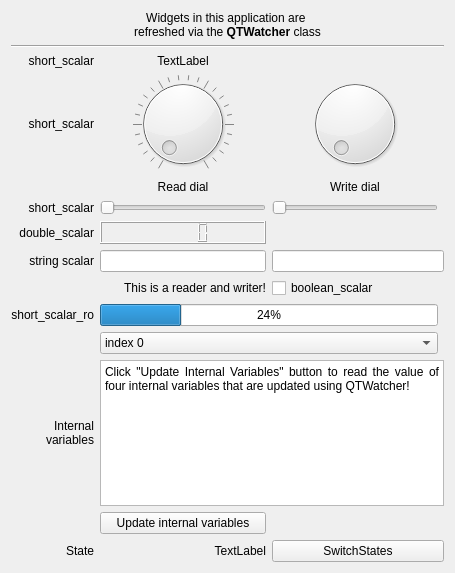
<?xml version="1.0" encoding="UTF-8"?>
<ui version="4.0">
 <class>Watcher</class>
 <widget class="QWidget" name="Watcher">
  <property name="geometry">
   <rect>
    <x>0</x>
    <y>0</y>
    <width>455</width>
    <height>573</height>
   </rect>
  </property>
  <property name="windowTitle">
   <string>Watcher</string>
  </property>
  <layout class="QGridLayout" name="gridLayout">
   <item row="0" column="0" colspan="4">
    <widget class="QLabel" name="label_3">
     <property name="text">
      <string>&lt;!DOCTYPE HTML PUBLIC &quot;-//W3C//DTD HTML 4.0//EN&quot; &quot;http://www.w3.org/TR/REC-html40/strict.dtd&quot;&gt;
&lt;html&gt;&lt;head&gt;&lt;meta name=&quot;qrichtext&quot; content=&quot;1&quot; /&gt;&lt;style type=&quot;text/css&quot;&gt;
p, li { white-space: pre-wrap; }
&lt;/style&gt;&lt;/head&gt;&lt;body style=&quot; font-family:'Sans'; font-size:9pt; font-weight:400; font-style:normal;&quot;&gt;
&lt;p style=&quot; margin-top:0px; margin-bottom:0px; margin-left:0px; margin-right:0px; -qt-block-indent:0; text-indent:0px;&quot;&gt;Widgets in this application are &lt;/p&gt;
&lt;p style=&quot; margin-top:0px; margin-bottom:0px; margin-left:0px; margin-right:0px; -qt-block-indent:0; text-indent:0px;&quot;&gt;refreshed via the &lt;span style=&quot; font-weight:600;&quot;&gt;QTWatcher&lt;/span&gt; class&lt;/p&gt;&lt;/body&gt;&lt;/html&gt;</string>
     </property>
     <property name="alignment">
      <set>Qt::AlignCenter</set>
     </property>
    </widget>
   </item>
   <item row="1" column="0" rowspan="2" colspan="4">
    <widget class="Line" name="line">
     <property name="orientation">
      <enum>Qt::Horizontal</enum>
     </property>
    </widget>
   </item>
   <item row="3" column="1">
    <widget class="QLabel" name="l1">
     <property name="text">
      <string>TextLabel</string>
     </property>
     <property name="alignment">
      <set>Qt::AlignCenter</set>
     </property>
    </widget>
   </item>
   <item row="8" column="0">
    <widget class="QLabel" name="lcdl">
     <property name="text">
      <string>double_scalar</string>
     </property>
     <property name="alignment">
      <set>Qt::AlignRight|Qt::AlignTrailing|Qt::AlignVCenter</set>
     </property>
    </widget>
   </item>
   <item row="8" column="1">
    <widget class="QLCDNumber" name="lcdNumber"/>
   </item>
   <item row="13" column="1" colspan="2">
    <widget class="QProgressBar" name="progressBar">
     <property name="value">
      <number>24</number>
     </property>
    </widget>
   </item>
   <item row="13" column="0">
    <widget class="QLabel" name="label_10">
     <property name="text">
      <string>short_scalar_ro</string>
     </property>
     <property name="alignment">
      <set>Qt::AlignRight|Qt::AlignTrailing|Qt::AlignVCenter</set>
     </property>
    </widget>
   </item>
   <item row="17" column="2" colspan="2">
    <widget class="QPushButton" name="pushButton">
     <property name="text">
      <string>SwitchStates</string>
     </property>
    </widget>
   </item>
   <item row="15" column="0">
    <widget class="QLabel" name="label_5">
     <property name="text">
      <string>Internal 
variables</string>
     </property>
     <property name="alignment">
      <set>Qt::AlignRight|Qt::AlignTrailing|Qt::AlignVCenter</set>
     </property>
    </widget>
   </item>
   <item row="15" column="1" colspan="3">
    <widget class="QTextEdit" name="textEdit">
     <property name="sizePolicy">
      <sizepolicy hsizetype="Expanding" vsizetype="Preferred">
       <horstretch>0</horstretch>
       <verstretch>1</verstretch>
      </sizepolicy>
     </property>
     <property name="html">
      <string>&lt;!DOCTYPE HTML PUBLIC &quot;-//W3C//DTD HTML 4.0//EN&quot; &quot;http://www.w3.org/TR/REC-html40/strict.dtd&quot;&gt;
&lt;html&gt;&lt;head&gt;&lt;meta name=&quot;qrichtext&quot; content=&quot;1&quot; /&gt;&lt;style type=&quot;text/css&quot;&gt;
p, li { white-space: pre-wrap; }
&lt;/style&gt;&lt;/head&gt;&lt;body style=&quot; font-family:'Noto Sans'; font-size:10pt; font-weight:400; font-style:normal;&quot;&gt;
&lt;p align=&quot;justify&quot; style=&quot; margin-top:0px; margin-bottom:0px; margin-left:0px; margin-right:0px; -qt-block-indent:0; text-indent:0px;&quot;&gt;&lt;span style=&quot; font-family:'Sans'; font-size:9pt;&quot;&gt;Click &amp;quot;Update Internal Variables&amp;quot; button to read the value of four internal variables that are updated using QTWatcher!&lt;/span&gt;&lt;/p&gt;&lt;/body&gt;&lt;/html&gt;</string>
     </property>
    </widget>
   </item>
   <item row="10" column="2" colspan="2">
    <widget class="QLineEdit" name="leW"/>
   </item>
   <item row="10" column="1">
    <widget class="QLineEdit" name="le"/>
   </item>
   <item row="17" column="1">
    <widget class="QLabel" name="labelState">
     <property name="text">
      <string>TextLabel</string>
     </property>
     <property name="alignment">
      <set>Qt::AlignRight|Qt::AlignTrailing|Qt::AlignVCenter</set>
     </property>
    </widget>
   </item>
   <item row="5" column="1">
    <widget class="QDial" name="dial">
     <property name="invertedAppearance">
      <bool>false</bool>
     </property>
     <property name="invertedControls">
      <bool>false</bool>
     </property>
     <property name="wrapping">
      <bool>false</bool>
     </property>
     <property name="notchesVisible">
      <bool>true</bool>
     </property>
    </widget>
   </item>
   <item row="10" column="0">
    <widget class="QLabel" name="label_4">
     <property name="text">
      <string>string scalar</string>
     </property>
     <property name="alignment">
      <set>Qt::AlignRight|Qt::AlignTrailing|Qt::AlignVCenter</set>
     </property>
    </widget>
   </item>
   <item row="3" column="0">
    <widget class="QLabel" name="l1l">
     <property name="text">
      <string>short_scalar</string>
     </property>
     <property name="alignment">
      <set>Qt::AlignRight|Qt::AlignTrailing|Qt::AlignVCenter</set>
     </property>
    </widget>
   </item>
   <item row="7" column="1">
    <widget class="QSlider" name="horizontalSlider">
     <property name="orientation">
      <enum>Qt::Horizontal</enum>
     </property>
    </widget>
   </item>
   <item row="5" column="2">
    <widget class="QDial" name="writeDial">
     <property name="toolTip">
      <string>&lt;!DOCTYPE HTML PUBLIC &quot;-//W3C//DTD HTML 4.0//EN&quot; &quot;http://www.w3.org/TR/REC-html40/strict.dtd&quot;&gt;
&lt;html&gt;&lt;head&gt;&lt;meta name=&quot;qrichtext&quot; content=&quot;1&quot; /&gt;&lt;style type=&quot;text/css&quot;&gt;
p, li { white-space: pre-wrap; }
&lt;/style&gt;&lt;/head&gt;&lt;body style=&quot; font-family:'Sans'; font-size:9pt; font-weight:400; font-style:normal;&quot;&gt;
&lt;p style=&quot; margin-top:0px; margin-bottom:0px; margin-left:0px; margin-right:0px; -qt-block-indent:0; text-indent:0px;&quot;&gt;This dial will change the &lt;span style=&quot; font-weight:600;&quot;&gt;short_scalar&lt;/span&gt; on the left&lt;/p&gt;&lt;/body&gt;&lt;/html&gt;</string>
     </property>
    </widget>
   </item>
   <item row="7" column="2">
    <widget class="QSlider" name="writeSlider">
     <property name="orientation">
      <enum>Qt::Horizontal</enum>
     </property>
    </widget>
   </item>
   <item row="5" column="0">
    <widget class="QLabel" name="label_8">
     <property name="text">
      <string>short_scalar</string>
     </property>
     <property name="alignment">
      <set>Qt::AlignRight|Qt::AlignTrailing|Qt::AlignVCenter</set>
     </property>
    </widget>
   </item>
   <item row="16" column="1">
    <widget class="QPushButton" name="pbUpdateInternal">
     <property name="text">
      <string>Update internal variables</string>
     </property>
    </widget>
   </item>
   <item row="7" column="0">
    <widget class="QLabel" name="label_9">
     <property name="text">
      <string>short_scalar</string>
     </property>
     <property name="alignment">
      <set>Qt::AlignRight|Qt::AlignTrailing|Qt::AlignVCenter</set>
     </property>
    </widget>
   </item>
   <item row="11" column="2">
    <widget class="QCheckBox" name="cb">
     <property name="text">
      <string>boolean_scalar</string>
     </property>
    </widget>
   </item>
   <item row="17" column="0">
    <widget class="QLabel" name="label">
     <property name="text">
      <string>State</string>
     </property>
     <property name="alignment">
      <set>Qt::AlignRight|Qt::AlignTrailing|Qt::AlignVCenter</set>
     </property>
    </widget>
   </item>
   <item row="14" column="1" colspan="2">
    <widget class="QComboBox" name="comboBox">
     <item>
      <property name="text">
       <string>index 0</string>
      </property>
     </item>
     <item>
      <property name="text">
       <string>index 1</string>
      </property>
     </item>
     <item>
      <property name="text">
       <string>index 2</string>
      </property>
     </item>
     <item>
      <property name="text">
       <string>index 3</string>
      </property>
     </item>
     <item>
      <property name="text">
       <string>index 4</string>
      </property>
     </item>
     <item>
      <property name="text">
       <string>index 5</string>
      </property>
     </item>
    </widget>
   </item>
   <item row="11" column="0" colspan="2">
    <widget class="QLabel" name="label_2">
     <property name="text">
      <string>This is a reader and writer!</string>
     </property>
     <property name="alignment">
      <set>Qt::AlignRight|Qt::AlignTrailing|Qt::AlignVCenter</set>
     </property>
    </widget>
   </item>
   <item row="6" column="1">
    <widget class="QLabel" name="label_6">
     <property name="text">
      <string>Read dial</string>
     </property>
     <property name="alignment">
      <set>Qt::AlignCenter</set>
     </property>
    </widget>
   </item>
   <item row="6" column="2">
    <widget class="QLabel" name="label_7">
     <property name="text">
      <string>Write dial</string>
     </property>
     <property name="alignment">
      <set>Qt::AlignCenter</set>
     </property>
    </widget>
   </item>
  </layout>
 </widget>
 <resources/>
 <connections/>
</ui>
